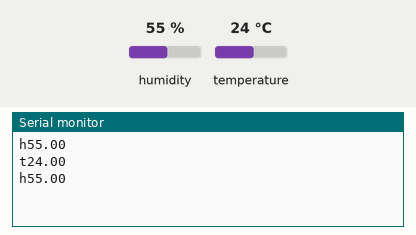
This sketch was run on a simulated Arduino Uno, built with avr-gcc and run on an emulated ATmega328P. Shown: the last lines printed to the serial monitor. Inputs (shaded band) come from the test bench; at power-on: humidity 55 %, temperature 24 °C.

Above: at 3.0 s.
3.1 s: humidity set to 22 %
At 4.3 s:
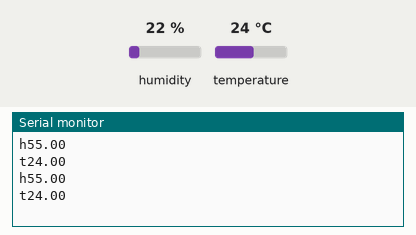
6.1 s: temperature set to 12 °C
At 7.0 s:
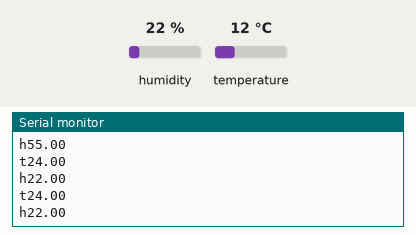
9.1 s: humidity set to 40 %
At 9.1 s:
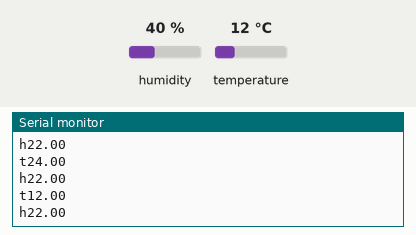
Timing chart, 0 to 12.1 s (numbered marks = the images above; inputs shaded):
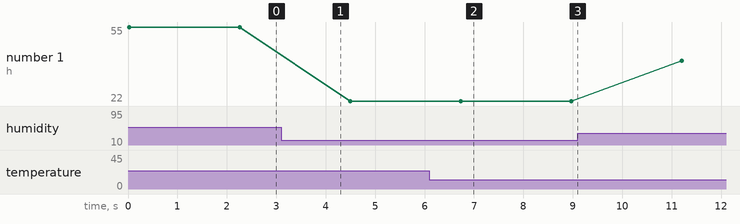

The sketch:

Senser_Hub.ino
```cpp
#include <SoftwareSerial.h>
#include "DHT.h"

#define DHTPIN 7
#define DHTTYPE DHT11
DHT dht(DHTPIN, DHTTYPE);

SoftwareSerial BT(2, 3);

void setup() {
  Serial.begin(9600);
  BT.begin(9600);

  dht.begin();
}

void loop() {
  float humi = dht.readHumidity();
  float temp = dht.readTemperature();

  String humi_string = String(humi);
  String temp_string = String(temp);

  Serial.println("h" + humi_string);
  BT.print("h" + humi_string);
  delay(1100);
  Serial.println("t" + temp_string);
  BT.print("t" + temp_string);
  delay(1100);
}
```

Measured:
- plotted number 1: 55 → 22 after the input at 3.1 s, 22 → 40 after the input at 9.1 s
